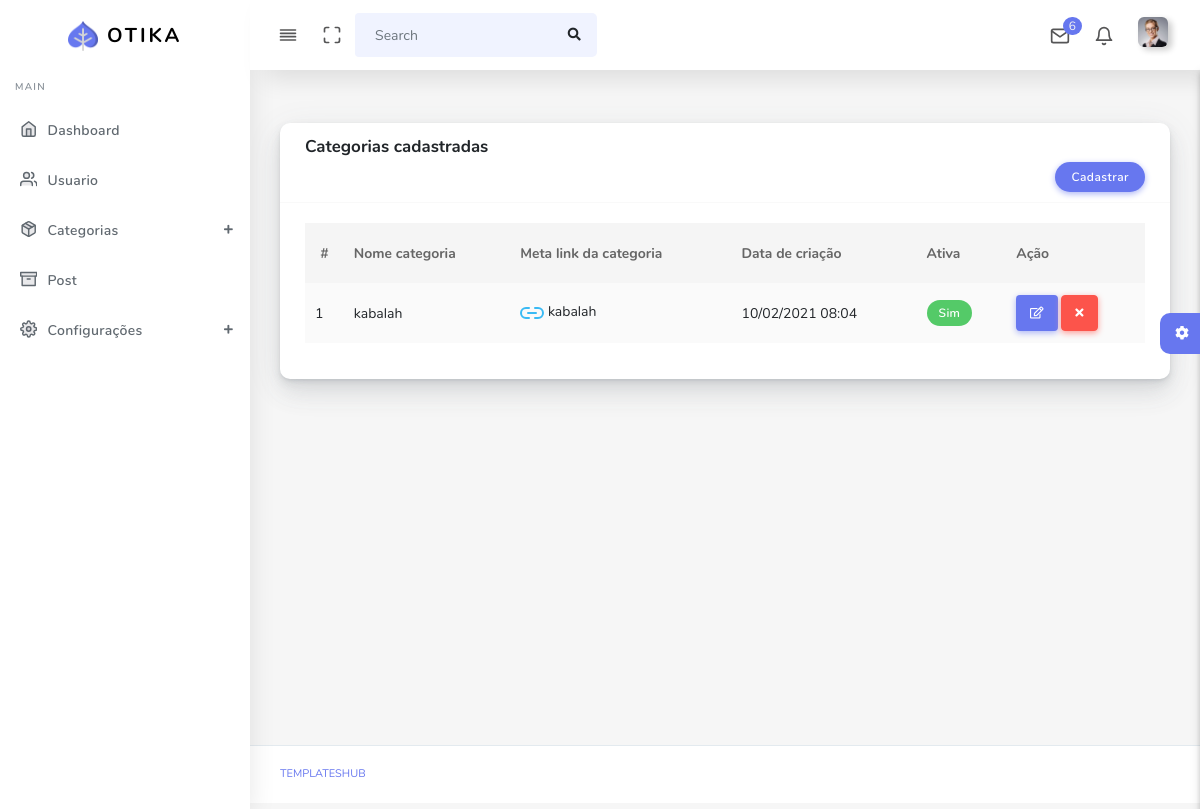
The app's page /index.php/restrito/categorias with its own data.
### tables this page shows
CREATE TABLE `categorias` (
  `categoria_id` int(11) NOT NULL,
  `categoria_nome` varchar(45) NOT NULL,
  `categoria_ativa` tinyint(1) DEFAULT NULL,
  `categoria_meta_link` varchar(100) DEFAULT NULL,
  `categoria_data_criacao` timestamp NOT NULL DEFAULT current_timestamp(),
  `categoria_data_alteracao` timestamp NULL DEFAULT current_timestamp() ON UPDATE current_timestamp()
);

### application/controllers/restrito/Categorias.php (called while the page is built, shortened)
<?php
class Categorias extends CI_Controller {
    public function index(){
        $data = array(
            'titulo' => 'Categorias cadastradas',
            'styles' => array(
                'bundles/datatables/datatables.min.css',
                'bundles/datatables/DataTables-1.10.16/css/dataTables.bootstrap4.min.css',
            ),
            'scripts' => array(
                'bundles/datatables/datatables.min.js',
                'bundles/datatables/DataTables-1.10.16/js/dataTables.bootstrap4.min.js',
                'bundles/jquery-ui/jquery-ui.min.js',
                'js/page/datatables.js',
            ),
            'categorias' => $this->core_model->get_all('categorias'),
        );
            $this->load->view('restrito/layout/header',  $data);
            $this->load->view('restrito/categorias/index');
            $this->load->view('restrito/layout/footer');
    }
}

### index.php (called while the page is built, shortened)
<?php
require_once BASEPATH.'core/CodeIgniter.php';

### application/models/Core_model.php (called while the page is built, shortened)
<?php
    class Core_model extends CI_Model{
        public function get_all($tabela = NULL, $condicao = NULL){
            if($tabela){
                return $this->db->get($tabela)->result();
            }else {
                return FALSE;
            }
        }
    }

### application/helpers/recursos_helper.php (called while the page is built, shortened)
<?php
function formata_data_banco_com_hora($string) {
    $dia_sem = date('w', strtotime($string));
    $dia = date('d', strtotime($string));
    $mes_num = date('m', strtotime($string));
    $ano = date('Y', strtotime($string));
    $hora = date('H:i', strtotime($string));
    return $dia . '/' . $mes_num . '/' . $ano . ' ' . $hora;
}

### application/views/restrito/categorias/index.php (the view, shortened to what this page needs)
<div class="main-content">
  <section class="section">
    <div class="section-body">
    <div class="row">
        <div class="col-12">
          <div class="card">
            <div class="card-header d-block">
              <h4><?php echo $titulo; ?></h4>
              <a href="<?php echo base_url('restrito/categorias/core') ?>" class="btn btn-primary float-right">Cadastrar</a>
            </div>
            <div class="card-body">
              <div class="table-responsive">
                <table class="table table-striped data-table">
                  <thead>
                    <tr>
                      <th class="text-center">
                        #
                      </th>
                      <th>Nome categoria</th>
                      <th>Meta link da categoria</th>
                      <th>Data de criação</th>
                      <th>Ativa</th>
                      <th class="nosort">Ação</th>
                    </tr>
                  </thead>
                  <tbody>
                    <?php foreach($categorias as $categoria): ?>
                      <tr>
                        <td><?php echo $categoria->categoria_id; ?></td>
                        <td><?php echo $categoria->categoria_nome; ?></td>
                        <td><i data-feather="link-2" class="text-info"></i> <?php echo $categoria->categoria_meta_link; ?></td>
                        <td><?php echo formata_data_banco_com_hora($categoria->categoria_data_criacao); ?></td>
                        <td><?php echo ($categoria->categoria_ativa == 1 ? '<span class="badge badge-success"> Sim </span>' : '<span class="badge badge-danger">Não </span>' )  ?></td>
                        <td>
                          <a href="<?php echo base_url('restrito/categorias/core/'.$categoria->categoria_id); ?>" class="btn btn-primary btn-icon"><i class="far fa-edit"></i></a>
                          <a href="<?php echo base_url('restrito/categorias/delete/'.$categoria->categoria_id); ?>" class="btn btn-icon btn-danger delete" data-confirm="Tem certeza da exclusão?"><i class="fas fa-times"></i></a>
                        </td>
                      </tr>
                    <?php endforeach;  ?>
                  </tbody>
                </table>
              </div>
            </div>
          </div>
        </div>
      </div>
    </div>
  </section>
</div>

### records on screen
categorias: categoria_id "1", categoria_nome "kabalah", categoria_meta_link "kabalah", categoria_data_criacao "10/02/2021 08:04", categoria_ativa "Sim"

### other values on screen
$titulo "Categorias cadastradas"
